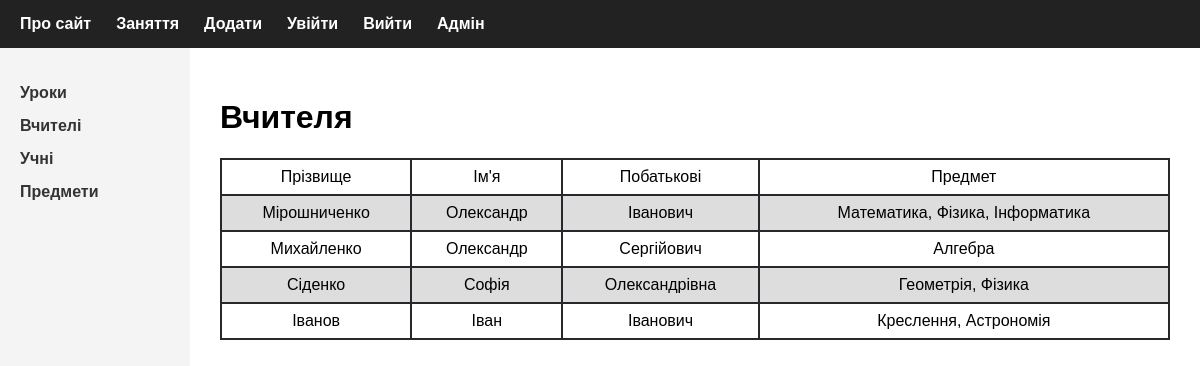
The page /lessons/teachers/ on the database its author committed.
### lessons/models.py (models this page shows, shortened)
class Teachers(models.Model):
    last_name = models.CharField(max_length=100,verbose_name='Прізвище')
    first_name = models.CharField(max_length=100, verbose_name= 'Ім\'я')
    patronymic = models.CharField(max_length=100, blank=True, verbose_name='Побатькові')
    subject = models.CharField(max_length=100, verbose_name='Предмет')
    class Meta:
        verbose_name = 'Вчитель'
        verbose_name_plural = 'Вчитель'

### lessons/views.py (the view)
# urls.py: path('teachers/', views.web_teachers, name='teachers'),
def web_teachers(request):
    teachers = Teachers.objects.all()
    context = {'teachers': teachers, 'menu': menu}
    return render(request, 'lessons/teachers.html', context)

### lessons/templates/lessons/teachers.html (shortened to what this page needs)
{% extends 'lessons/index.html' %}
{% block page %}
<h1>
    Вчителя
</h1>
<table>
    <tr>
        <td>Прізвище</td>
        <td>Ім'я</td>
        <td>Побатькові</td>
        <td>Предмет</td>
    </tr>
    {% for teacher in teachers %}
    <tr>
        <td>{{teacher.last_name}}</td>
        <td>{{teacher.first_name}}</td>
        <td>{{teacher.patronymic}}</td>
        <td>{{teacher.subject}}</td>
    </tr>
    {% endfor %}
</table>
{% endblock page %}

### lessons/static/lessons/styles/index_style.css (style rules this page uses)
body { margin: 0; font-family: Arial, sans-serif; }
.content table { font-family: arial, sans-serif; border-collapse: collapse; width: 100%; }
.content td, th { border: 2px solid #26282B; text-align: center; padding: 8px; }
.content tr:nth-child(even) { background-color: #ddd; }

### rows shown on the page
Teachers: last_name "Мірошниченко", first_name "Олександр", patronymic "Іванович", subject "Математика, Фізика, Інформатика"
Teachers: last_name "Михайленко", first_name "Олександр", patronymic "Сергійович", subject "Алгебра"
Teachers: last_name "Сіденко", first_name "Софія", patronymic "Олександрівна", subject "Геометрія, Фізика"
Teachers: last_name "Іванов", first_name "Іван", patronymic "Іванович", subject "Креслення, Астрономія"

### other values the page prints
{{ m.title }} "Про сайт" "Заняття" "Додати" "Увійти" "Вийти" "Адмін"
